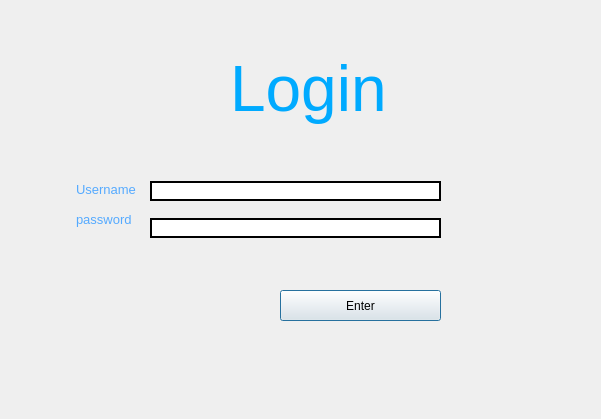
<?xml version="1.0" encoding="UTF-8"?>
<ui version="4.0">
 <class>devwindow</class>
 <widget class="QDialog" name="devwindow">
  <property name="geometry">
   <rect>
    <x>0</x>
    <y>0</y>
    <width>601</width>
    <height>419</height>
   </rect>
  </property>
  <property name="windowTitle">
   <string>Login</string>
  </property>
  <widget class="QLabel" name="label_2">
   <property name="geometry">
    <rect>
     <x>76</x>
     <y>180</y>
     <width>61</width>
     <height>20</height>
    </rect>
   </property>
   <property name="text">
    <string>&lt;html&gt;&lt;head/&gt;&lt;body&gt;&lt;p&gt;&lt;span style=&quot; font-size:10pt; color:#55aaff;&quot;&gt;Username &lt;/span&gt;&lt;/p&gt;&lt;/body&gt;&lt;/html&gt;</string>
   </property>
  </widget>
  <widget class="QLabel" name="label_3">
   <property name="geometry">
    <rect>
     <x>76</x>
     <y>210</y>
     <width>61</width>
     <height>20</height>
    </rect>
   </property>
   <property name="text">
    <string>&lt;html&gt;&lt;head/&gt;&lt;body&gt;&lt;p&gt;&lt;span style=&quot; font-size:10pt; color:#55aaff;&quot;&gt;password&lt;/span&gt;&lt;/p&gt;&lt;/body&gt;&lt;/html&gt;</string>
   </property>
  </widget>
  <widget class="QLabel" name="label">
   <property name="geometry">
    <rect>
     <x>230</x>
     <y>50</y>
     <width>171</width>
     <height>81</height>
    </rect>
   </property>
   <property name="palette">
    <palette>
     <active>
      <colorrole role="Button">
       <brush brushstyle="SolidPattern">
        <color alpha="255">
         <red>39</red>
         <green>240</green>
         <blue>196</blue>
        </color>
       </brush>
      </colorrole>
      <colorrole role="LinkVisited">
       <brush brushstyle="SolidPattern">
        <color alpha="255">
         <red>87</red>
         <green>154</green>
         <blue>255</blue>
        </color>
       </brush>
      </colorrole>
     </active>
     <inactive>
      <colorrole role="Button">
       <brush brushstyle="SolidPattern">
        <color alpha="255">
         <red>39</red>
         <green>240</green>
         <blue>196</blue>
        </color>
       </brush>
      </colorrole>
      <colorrole role="LinkVisited">
       <brush brushstyle="SolidPattern">
        <color alpha="255">
         <red>87</red>
         <green>154</green>
         <blue>255</blue>
        </color>
       </brush>
      </colorrole>
     </inactive>
     <disabled>
      <colorrole role="Button">
       <brush brushstyle="SolidPattern">
        <color alpha="255">
         <red>39</red>
         <green>240</green>
         <blue>196</blue>
        </color>
       </brush>
      </colorrole>
      <colorrole role="LinkVisited">
       <brush brushstyle="SolidPattern">
        <color alpha="255">
         <red>87</red>
         <green>154</green>
         <blue>255</blue>
        </color>
       </brush>
      </colorrole>
     </disabled>
    </palette>
   </property>
   <property name="font">
    <font>
     <pointsize>12</pointsize>
     <weight>50</weight>
     <bold>false</bold>
    </font>
   </property>
   <property name="styleSheet">
    <string notr="true">border-width:2px;
borer:solid;
border-color:black;</string>
   </property>
   <property name="text">
    <string>&lt;html&gt;&lt;head/&gt;&lt;body&gt;&lt;p&gt;&lt;span style=&quot; font-size:48pt; color:#00aaff;&quot;&gt;Login&lt;/span&gt;&lt;/p&gt;&lt;/body&gt;&lt;/html&gt;</string>
   </property>
  </widget>
  <widget class="QWidget" name="verticalLayoutWidget">
   <property name="geometry">
    <rect>
     <x>150</x>
     <y>170</y>
     <width>291</width>
     <height>80</height>
    </rect>
   </property>
   <layout class="QVBoxLayout" name="verticalLayout">
    <item>
     <widget class="QLineEdit" name="userEdit">
      <property name="styleSheet">
       <string notr="true">border-style:solid;
border-color:black;
border-width:2px</string>
      </property>
     </widget>
    </item>
    <item>
     <widget class="QLineEdit" name="passEdit">
      <property name="styleSheet">
       <string notr="true">border-style:solid;
border-color:black;
border-width:2px</string>
      </property>
      <property name="echoMode">
       <enum>QLineEdit::Password</enum>
      </property>
     </widget>
    </item>
   </layout>
  </widget>
  <widget class="QPushButton" name="enterBtn">
   <property name="geometry">
    <rect>
     <x>280</x>
     <y>290</y>
     <width>161</width>
     <height>31</height>
    </rect>
   </property>
   <property name="text">
    <string>Enter</string>
   </property>
  </widget>
 </widget>
 <resources/>
 <connections/>
</ui>
